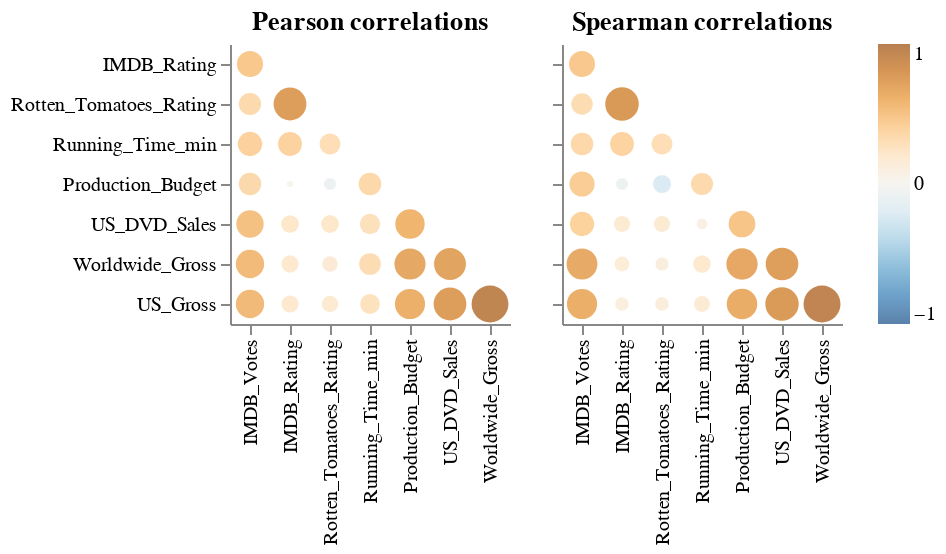

This figure's notebook cell:
### Code cell
aly.corr(data.movies())

### Figure 1 — Vega specification as saved in the notebook (floating-point values rounded to 4 significant figures)
{"$schema": "https://vega.github.io/schema/vega/v5.json", "data": [{"name": "source_0"}, {"name": "data_0", "values": [{"abs_value": 0.7023, "index": "US_DVD_Sales", "value": 0.7023, "variable": "Worldwide_Gross"}, {"abs_value": 0.6658, "index": "Production_Budget", "value": 0.6658, "variable": "Worldwide_Gross"}, {"abs_value": 0.3176, "index": "Running_Time_min", "value": 0.3176, "variable": "Worldwide_Gross"}, {"abs_value": 0.1593, "index": "Rotten_Tomatoes_Rating", "value": 0.1593, "variable": "Worldwide_Gross"}, {"abs_value": 0.1975, "index": "IMDB_Rating", "value": 0.1975, "variable": "Worldwide_Gross"}, {"abs_value": 0.5516, "index": "IMDB_Votes", "value": 0.5516, "variable": "Worldwide_Gross"}, {"abs_value": 0.9397, "index": "Worldwide_Gross", "value": 0.9397, "variable": "US_Gross"}, {"abs_value": 0.6236, "index": "Production_Budget", "value": 0.6236, "variable": "US_Gross"}, {"abs_value": 0.262, "index": "Running_Time_min", "value": 0.262, "variable": "US_Gross"}, {"abs_value": 0.1792, "index": "Rotten_Tomatoes_Rating", "value": 0.1792, "variable": "US_Gross"}, {"abs_value": 0.197, "index": "IMDB_Rating", "value": 0.197, "variable": "US_Gross"}, {"abs_value": 0.5525, "index": "IMDB_Votes", "value": 0.5525, "variable": "US_Gross"}, {"abs_value": 0.7409, "index": "US_DVD_Sales", "value": 0.7409, "variable": "US_Gross"}, {"abs_value": 0.2092, "index": "IMDB_Rating", "value": 0.2092, "variable": "US_DVD_Sales"}, {"abs_value": 0.5114, "index": "IMDB_Votes", "value": 0.5114, "variable": "US_DVD_Sales"}, {"abs_value": 0.2761, "index": "Running_Time_min", "value": 0.2761, "variable": "US_DVD_Sales"}, {"abs_value": 0.2126, "index": "Rotten_Tomatoes_Rating", "value": 0.2126, "variable": "US_DVD_Sales"}, {"abs_value": 0.592, "index": "Production_Budget", "value": 0.592, "variable": "US_DVD_Sales"}, {"abs_value": 0.2957, "index": "Rotten_Tomatoes_Rating", "value": 0.2957, "variable": "Running_Time_min"}, {"abs_value": 0.3875, "index": "IMDB_Rating", "value": 0.3875, "variable": "Running_Time_min"}, {"abs_value": 0.4042, "index": "IMDB_Votes", "value": 0.4042, "variable": "Running_Time_min"}, {"abs_value": 0.7431, "index": "IMDB_Rating", "value": 0.7431, "variable": "Rotten_Tomatoes_Rating"}, {"abs_value": 0.3354, "index": "IMDB_Votes", "value": 0.3354, "variable": "Rotten_Tomatoes_Rating"}, {"abs_value": 0.3488, "index": "Running_Time_min", "value": 0.3488, "variable": "Production_Budget"}, {"abs_value": 0.08874, "index": "Rotten_Tomatoes_Rating", "value": -0.08874, "variable": "Production_Budget"}, {"abs_value": 0.01531, "index": "IMDB_Rating", "value": 0.01531, "variable": "Production_Budget"}, {"abs_value": 0.3398, "index": "IMDB_Votes", "value": 0.3398, "variable": "Production_Budget"}, {"abs_value": 0.4674, "index": "IMDB_Votes", "value": 0.4674, "variable": "IMDB_Rating"}]}, {"name": "source_1"}, {"name": "data_1", "values": [{"abs_value": 0.7346, "index": "US_DVD_Sales", "value": 0.7346, "variable": "Worldwide_Gross"}, {"abs_value": 0.6748, "index": "Production_Budget", "value": 0.6748, "variable": "Worldwide_Gross"}, {"abs_value": 0.2052, "index": "Running_Time_min", "value": 0.2052, "variable": "Worldwide_Gross"}, {"abs_value": 0.109, "index": "Rotten_Tomatoes_Rating", "value": 0.109, "variable": "Worldwide_Gross"}, {"abs_value": 0.1419, "index": "IMDB_Rating", "value": 0.1419, "variable": "Worldwide_Gross"}, {"abs_value": 0.6558, "index": "IMDB_Votes", "value": 0.6558, "variable": "Worldwide_Gross"}, {"abs_value": 0.9466, "index": "Worldwide_Gross", "value": 0.9466, "variable": "US_Gross"}, {"abs_value": 0.6408, "index": "Production_Budget", "value": 0.6408, "variable": "US_Gross"}, {"abs_value": 0.1652, "index": "Running_Time_min", "value": 0.1652, "variable": "US_Gross"}, {"abs_value": 0.1214, "index": "Rotten_Tomatoes_Rating", "value": 0.1214, "variable": "US_Gross"}, {"abs_value": 0.1159, "index": "IMDB_Rating", "value": 0.1159, "variable": "US_Gross"}, {"abs_value": 0.627, "index": "IMDB_Votes", "value": 0.627, "variable": "US_Gross"}, {"abs_value": 0.7711, "index": "US_DVD_Sales", "value": 0.7711, "variable": "US_Gross"}, {"abs_value": 0.1704, "index": "IMDB_Rating", "value": 0.1704, "variable": "US_DVD_Sales"}, {"abs_value": 0.4011, "index": "IMDB_Votes", "value": 0.4011, "variable": "US_DVD_Sales"}, {"abs_value": 0.07205, "index": "Running_Time_min", "value": 0.07205, "variable": "US_DVD_Sales"}, {"abs_value": 0.1719, "index": "Rotten_Tomatoes_Rating", "value": 0.1719, "variable": "US_DVD_Sales"}, {"abs_value": 0.4878, "index": "Production_Budget", "value": 0.4878, "variable": "US_DVD_Sales"}, {"abs_value": 0.2962, "index": "Rotten_Tomatoes_Rating", "value": 0.2962, "variable": "Running_Time_min"}, {"abs_value": 0.3851, "index": "IMDB_Rating", "value": 0.3851, "variable": "Running_Time_min"}, {"abs_value": 0.3461, "index": "IMDB_Votes", "value": 0.3461, "variable": "Running_Time_min"}, {"abs_value": 0.7765, "index": "IMDB_Rating", "value": 0.7765, "variable": "Rotten_Tomatoes_Rating"}, {"abs_value": 0.3123, "index": "IMDB_Votes", "value": 0.3123, "variable": "Rotten_Tomatoes_Rating"}, {"abs_value": 0.3315, "index": "Running_Time_min", "value": 0.3315, "variable": "Production_Budget"}, {"abs_value": 0.2201, "index": "Rotten_Tomatoes_Rating", "value": -0.2201, "variable": "Production_Budget"}, {"abs_value": 0.08801, "index": "IMDB_Rating", "value": -0.08801, "variable": "Production_Budget"}, {"abs_value": 0.432, "index": "IMDB_Votes", "value": 0.432, "variable": "Production_Budget"}, {"abs_value": 0.4633, "index": "IMDB_Votes", "value": 0.4633, "variable": "IMDB_Rating"}]}, {"name": "source_0_concat_0_x_domain_index", "values": [{"index": "US_DVD_Sales", "sort_field": 5.0}, {"index": "Production_Budget", "sort_field": 4.0}, {"index": "Running_Time_min", "sort_field": 3.0}, {"index": "Rotten_Tomatoes_Rating", "sort_field": 2.0}, {"index": "IMDB_Rating", "sort_field": 1.0}, {"index": "IMDB_Votes", "sort_field": 0.0}, {"index": "Worldwide_Gross", "sort_field": 6.0}]}, {"name": "source_0_concat_0_y_domain_variable", "values": [{"sort_field": 5.0, "variable": "Worldwide_Gross"}, {"sort_field": 6.0, "variable": "US_Gross"}, {"sort_field": 4.0, "variable": "US_DVD_Sales"}, {"sort_field": 2.0, "variable": "Running_Time_min"}, {"sort_field": 1.0, "variable": "Rotten_Tomatoes_Rating"}, {"sort_field": 3.0, "variable": "Production_Budget"}, {"sort_field": 0.0, "variable": "IMDB_Rating"}]}, {"name": "source_1_concat_1_x_domain_index", "values": [{"index": "US_DVD_Sales", "sort_field": 5.0}, {"index": "Production_Budget", "sort_field": 4.0}, {"index": "Running_Time_min", "sort_field": 3.0}, {"index": "Rotten_Tomatoes_Rating", "sort_field": 2.0}, {"index": "IMDB_Rating", "sort_field": 1.0}, {"index": "IMDB_Votes", "sort_field": 0.0}, {"index": "Worldwide_Gross", "sort_field": 6.0}]}, {"name": "source_1_concat_1_y_domain_variable", "values": [{"sort_field": 5.0, "variable": "Worldwide_Gross"}, {"sort_field": 6.0, "variable": "US_Gross"}, {"sort_field": 4.0, "variable": "US_DVD_Sales"}, {"sort_field": 2.0, "variable": "Running_Time_min"}, {"sort_field": 1.0, "variable": "Rotten_Tomatoes_Rating"}, {"sort_field": 3.0, "variable": "Production_Budget"}, {"sort_field": 0.0, "variable": "IMDB_Rating"}]}], "signals": [{"name": "concat_0_x_step", "value": 20}, {"name": "concat_0_width", "update": "bandspace(domain('concat_0_x').length, 1, 0.5) * concat_0_x_step"}, {"name": "concat_0_y_step", "value": 20}, {"name": "concat_0_height", "update": "bandspace(domain('concat_0_y').length, 1, 0.5) * concat_0_y_step"}, {"name": "concat_1_x_step", "value": 20}, {"name": "concat_1_width", "update": "bandspace(domain('concat_1_x').length, 1, 0.5) * concat_1_x_step"}, {"name": "concat_1_y_step", "value": 20}, {"name": "concat_1_height", "update": "bandspace(domain('concat_1_y').length, 1, 0.5) * concat_1_y_step"}], "marks": [{"type": "group", "name": "concat_0_group", "encode": {"update": {"height": {"signal": "concat_0_height"}, "width": {"signal": "concat_0_width"}}}, "marks": [{"type": "symbol", "name": "concat_0_marks", "from": {"data": "data_0"}, "encode": {"update": {"y": {"field": "variable", "scale": "concat_0_y"}, "tooltip": {"signal": "{\"corr\": format(datum[\"value\"], \".2f\"), \"x\": isValid(datum[\"index\"]) ? datum[\"index\"] : \"\"+datum[\"index\"], \"y\": isValid(datum[\"variable\"]) ? datum[\"variable\"] : \"\"+datum[\"variable\"]}"}, "fill": {"field": "value", "scale": "color"}, "size": {"field": "abs_value", "scale": "size"}, "shape": {"value": "circle"}, "x": {"field": "index", "scale": "concat_0_x"}, "opacity": {"value": 0.7}}}, "style": ["circle"]}], "axes": [{"scale": "concat_0_x", "labelAngle": 270, "labelBaseline": "middle", "orient": "bottom", "zindex": 0, "grid": false, "labelAlign": "right"}, {"scale": "concat_0_y", "zindex": 0, "orient": "left", "grid": false}], "title": {"text": "Pearson correlations", "frame": "group"}, "style": "cell"}, {"type": "group", "name": "concat_1_group", "encode": {"update": {"height": {"signal": "concat_1_height"}, "width": {"signal": "concat_1_width"}}}, "marks": [{"type": "symbol", "name": "concat_1_marks", "from": {"data": "data_1"}, "encode": {"update": {"shape": {"value": "circle"}, "opacity": {"value": 0.7}, "y": {"field": "variable", "scale": "concat_1_y"}, "fill": {"field": "value", "scale": "color"}, "x": {"field": "index", "scale": "concat_1_x"}, "tooltip": {"signal": "{\"corr\": format(datum[\"value\"], \".2f\"), \"x\": isValid(datum[\"index\"]) ? datum[\"index\"] : \"\"+datum[\"index\"], \"y\": isValid(datum[\"variable\"]) ? datum[\"variable\"] : \"\"+datum[\"variable\"]}"}, "size": {"field": "abs_value", "scale": "size"}}}, "style": ["circle"]}], "axes": [{"scale": "concat_1_x", "labelAlign": "right", "labelAngle": 270, "labelBaseline": "middle", "grid": false, "orient": "bottom", "zindex": 0}, {"scale": "concat_1_y", "zindex": 0, "orient": "left", "labels": false, "grid": false}], "title": {"text": "Spearman correlations", "frame": "group"}, "style": "cell"}], "scales": [{"name": "color", "type": "linear", "domain": [-1, 1], "range": {"scheme": "blueorange"}, "zero": true, "interpolate": "hcl"}, {"name": "size", "type": "linear", "domain": [0, 1], "range": [4, 361], "zero": true}, {"name": "concat_0_x", "type": "point", "domain": {"data": "source_0_concat_0_x_domain_index", "field": "index", "sort": {"op": "max", "field": "sort_field"}}, "range": {"step": {"signal": "concat_0_x_step"}}, "padding": 0.5}, {"name": "concat_0_y", "type": "point", "domain": {"data": "source_0_concat_0_y_domain_variable", "field": "variable", "sort": {"op": "max", "field": "sort_field"}}, "range": {"step": {"signal": "concat_0_y_step"}}, "padding": 0.5}, {"name": "concat_1_x", "type": "point", "domain": {"data": "source_1_concat_1_x_domain_index", "field": "index", "sort": {"op": "max", "field": "sort_field"}}, "range": {"step": {"signal": "concat_1_x_step"}}, "padding": 0.5}, {"name": "concat_1_y", "type": "point", "domain": {"data": "source_1_concat_1_y_domain_variable", "field": "variable", "sort": {"op": "max", "field": "sort_field"}}, "range": {"step": {"signal": "concat_1_y_step"}}, "padding": 0.5}], "padding": 5, "background": "white", "config": {"style": {"cell": {"strokeWidth": 0}}}, "legends": [{"fill": "color", "gradientLength": {"signal": "clamp(concat_0_height, 64, 200)"}, "encode": {"gradient": {"update": {"opacity": {"value": 0.7}}}}}], "layout": {"padding": 20, "bounds": "full", "align": "each"}}
